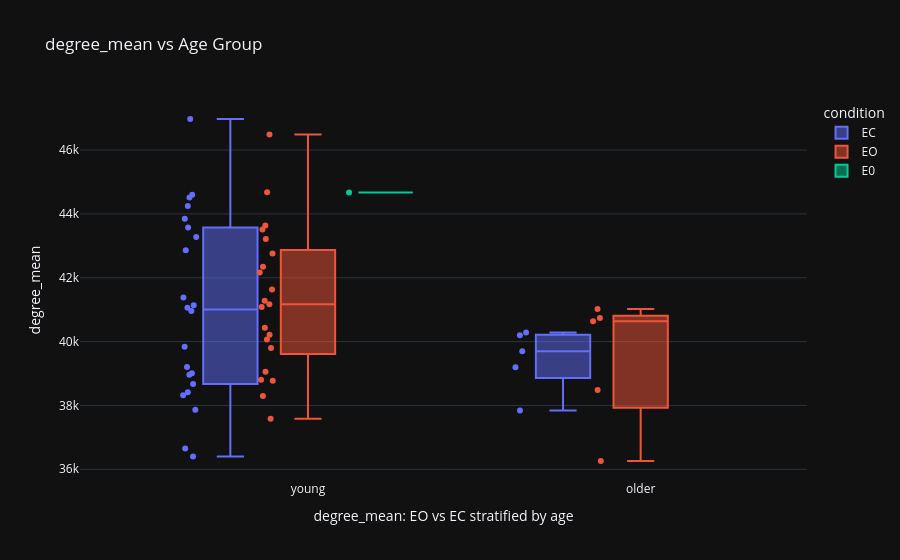
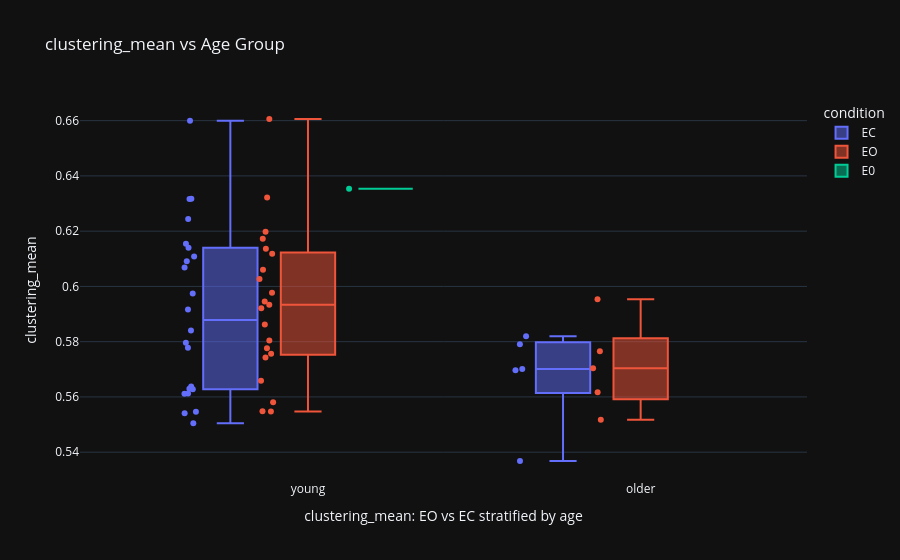

Here is the notebook cell these charts were saved with, in order:
### Code cell
# plotly
for metric in GRAPH_METRICS:
    fig = px.box(
        df_healthy,
        x="age_group",
        y=metric,
        color="condition",
        title=f"{metric} vs Age Group",
        points="all",
        labels={
            "age_group": "Age group",
            metric: metric
        }
    )
    fig.update_layout(
        xaxis_title=f"{metric}: EO vs EC stratified by age",
        yaxis_title=metric,
        title=f"{metric} vs Age Group"
    )
    fig.show()

### Figure 1 — Plotly figure (JSON) as saved in the notebook; plotly's stock layout.template omitted (floating-point values rounded to 4 significant figures)
{"data": [{"alignmentgroup": "True", "boxpoints": "all", "hovertemplate": "condition=EC<br>Age group=%{x}<br>degree_mean=%{y}<extra></extra>", "legendgroup": "EC", "marker": {"color": "#636efa"}, "name": "EC", "notched": false, "offsetgroup": "EC", "orientation": "v", "showlegend": true, "type": "box", "x": ["young", "young", "young", "young", "older", "older", "older", "older", "young", "young", "young", "young", "older", "young", "young", "young", "young", "young", "young", "young", "young", "young", "young", "young", "young", "young", "young"], "x0": " ", "xaxis": "x", "y": [36650.0, 41060.0, 38960.0, 43280.0, 40280.0, 40200.0, 39200.0, 37840.0, 40960.0, 37870.0, 43570.0, 44600.0, 39700.0, 39840.0, 36400.0, 43850.0, 39010.0, 38320.0, 39200.0, 41380.0, 38680.0, 42860.0, 46970.0, 44250.0, 38420.0, 44510.0, 41140.0], "y0": " ", "yaxis": "y"}, {"alignmentgroup": "True", "boxpoints": "all", "hovertemplate": "condition=EO<br>Age group=%{x}<br>degree_mean=%{y}<extra></extra>", "legendgroup": "EO", "marker": {"color": "#EF553B"}, "name": "EO", "notched": false, "offsetgroup": "EO", "orientation": "v", "showlegend": true, "type": "box", "x": ["young", "young", "young", "young", "older", "older", "older", "older", "young", "young", "young", "young", "older", "young", "young", "young", "young", "young", "young", "young", "young", "young", "young", "young", "young", "young"], "x0": " ", "xaxis": "x", "y": [38300.0, 41090.0, 42340.0, 43510.0, 40740.0, 38490.0, 36260.0, 40640.0, 41280.0, 39800.0, 41170.0, 44680.0, 41020.0, 40210.0, 37590.0, 43210.0, 38810.0, 38780.0, 40430.0, 41630.0, 40070.0, 43640.0, 46480.0, 42760.0, 39050.0, 42170.0], "y0": " ", "yaxis": "y"}, {"alignmentgroup": "True", "boxpoints": "all", "hovertemplate": "condition=E0<br>Age group=%{x}<br>degree_mean=%{y}<extra></extra>", "legendgroup": "E0", "marker": {"color": "#00cc96"}, "name": "E0", "notched": false, "offsetgroup": "E0", "orientation": "v", "showlegend": true, "type": "box", "x": ["young"], "x0": " ", "xaxis": "x", "y": [44670.0], "y0": " ", "yaxis": "y"}], "layout": {"boxmode": "group", "legend": {"title": {"text": "condition"}, "tracegroupgap": 0}, "title": {"text": "degree_mean vs Age Group"}, "xaxis": {"anchor": "y", "domain": [0, 1], "title": {"text": "degree_mean: EO vs EC stratified by age"}}, "yaxis": {"anchor": "x", "domain": [0, 1], "title": {"text": "degree_mean"}}}}

### Figure 2 — Plotly figure (JSON) as saved in the notebook; plotly's stock layout.template omitted (floating-point values rounded to 4 significant figures)
{"data": [{"alignmentgroup": "True", "boxpoints": "all", "hovertemplate": "condition=EC<br>Age group=%{x}<br>clustering_mean=%{y}<extra></extra>", "legendgroup": "EC", "marker": {"color": "#636efa"}, "name": "EC", "notched": false, "offsetgroup": "EC", "orientation": "v", "showlegend": true, "type": "box", "x": ["young", "young", "young", "young", "older", "older", "older", "older", "young", "young", "young", "young", "older", "young", "young", "young", "young", "young", "young", "young", "young", "young", "young", "young", "young", "young", "young"], "x0": " ", "xaxis": "x", "y": [0.5541, 0.614, 0.5796, 0.6068, 0.5701, 0.5696, 0.582, 0.5368, 0.5841, 0.5611, 0.6091, 0.6244, 0.5791, 0.5916, 0.5629, 0.6154, 0.5546, 0.5612, 0.5627, 0.5975, 0.5637, 0.6109, 0.66, 0.6318, 0.5505, 0.6316, 0.5778], "y0": " ", "yaxis": "y"}, {"alignmentgroup": "True", "boxpoints": "all", "hovertemplate": "condition=EO<br>Age group=%{x}<br>clustering_mean=%{y}<extra></extra>", "legendgroup": "EO", "marker": {"color": "#EF553B"}, "name": "EO", "notched": false, "offsetgroup": "EO", "orientation": "v", "showlegend": true, "type": "box", "x": ["young", "young", "young", "young", "older", "older", "older", "older", "young", "young", "young", "young", "older", "young", "young", "young", "young", "young", "young", "young", "young", "young", "young", "young", "young", "young"], "x0": " ", "xaxis": "x", "y": [0.5659, 0.5977, 0.6172, 0.6118, 0.5765, 0.5518, 0.5617, 0.5703, 0.5921, 0.5756, 0.5776, 0.6322, 0.5953, 0.5934, 0.5581, 0.606, 0.5548, 0.5804, 0.5743, 0.6027, 0.5862, 0.6198, 0.6606, 0.6137, 0.5547, 0.5945], "y0": " ", "yaxis": "y"}, {"alignmentgroup": "True", "boxpoints": "all", "hovertemplate": "condition=E0<br>Age group=%{x}<br>clustering_mean=%{y}<extra></extra>", "legendgroup": "E0", "marker": {"color": "#00cc96"}, "name": "E0", "notched": false, "offsetgroup": "E0", "orientation": "v", "showlegend": true, "type": "box", "x": ["young"], "x0": " ", "xaxis": "x", "y": [0.6354], "y0": " ", "yaxis": "y"}], "layout": {"boxmode": "group", "legend": {"title": {"text": "condition"}, "tracegroupgap": 0}, "title": {"text": "clustering_mean vs Age Group"}, "xaxis": {"anchor": "y", "domain": [0, 1], "title": {"text": "clustering_mean: EO vs EC stratified by age"}}, "yaxis": {"anchor": "x", "domain": [0, 1], "title": {"text": "clustering_mean"}}}}
